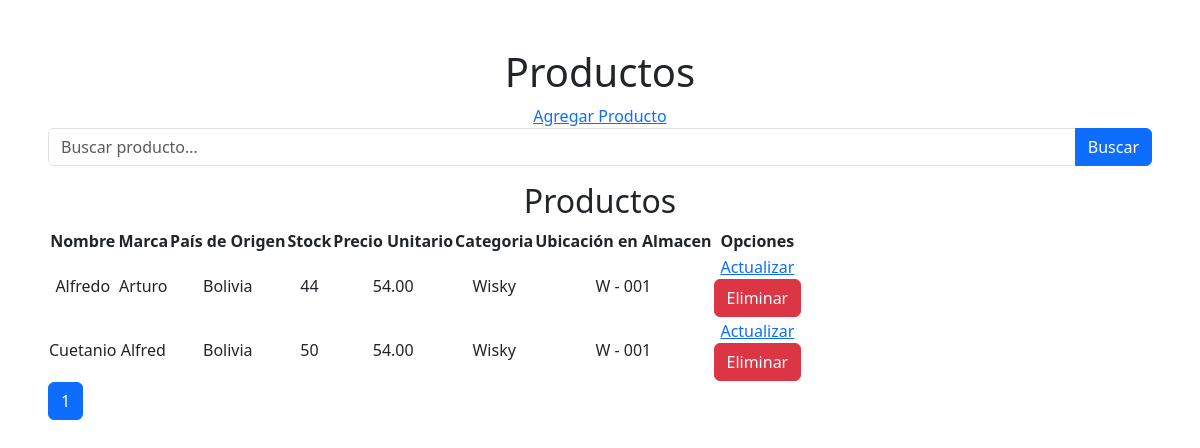
The page /productos/index_producto/ on the database its author committed.
### apps/productos/models.py (models this page shows, shortened)
class Productos(models.Model):
    proveedor_id = models.ForeignKey('inventario.Proveedores', on_delete=models.CASCADE)
    categoria_id = models.ForeignKey(Categorias, on_delete=models.SET_NULL, null=True)
    ubicacion_id = models.ForeignKey(Ubicacion, on_delete=models.SET_NULL, null=True)
    stock = models.IntegerField()
    nombre = models.CharField(max_length=80)
    marca = models.CharField(max_length=50)
    origen = models.CharField(max_length=50)
    precio_unitario = models.DecimalField(max_digits=10, decimal_places=2)

class Categorias(models.Model):
    nombre = models.CharField(max_length=50)
    descripcion = models.CharField(max_length=150, null=True)

class Ubicacion(models.Model):
    nombre = models.CharField(max_length=50)
    detalle = models.CharField(max_length=100)
    class Meta:
        verbose_name_plural = "Categorías de Productos"

### apps/productos/views.py (the view)
# urls.py: path('index_producto/', views.index_producto, name='index_producto'),
def index_producto(request):
    query = request.GET.get ('search', '')
    lista_productos = Productos.objects.all().order_by("nombre")
    if query:
        lista_productos = lista_productos.filter(
            Q(nombre__icontains=query) |
            Q(categoria_id__nombre__icontains=query) |
            Q(marca__icontains=query)
        )
    paginacion = Paginator(lista_productos, 10)
    numero_pagina = request.GET.get('page')
    productos = paginacion.get_page(numero_pagina)
    context = {
        "productos": productos,
    }
    return render(request, 'productos/index_producto.html', context)

### templates/productos/index_producto.html (shortened to what this page needs)
{% extends 'base.html' %}
{% load static %}
{% block content %}
<div class="p-5 text-center">
    <h1>Productos</h1>
    <a href="{% url 'productos:crear_producto' %}">Agregar Producto</a>
    <form method="get" class="mb-3">
        <div class="input-group">
            <input
                type="text"
                name="search"
                class="form-control"
                placeholder="Buscar producto..."
                value="{{ query }}"
            >
            <button class="btn btn-primary" type="submit">
                Buscar
            </button>
        </div>
    </form>
    <h2>Productos</h2>
    <table>
        <thead>
            <tr>
                <th>Nombre</th>
                <th>Marca</th>
                <th>País de Origen</th>
                <th>Stock</th>
                <th>Precio Unitario</th>
                <th>Categoria</th>
                <th>Ubicación en Almacen</th>
                <th>Opciones</th>
            </tr>
        </thead>
        <tbody>
            {% for producto in productos %}
            <tr>
                <td>{{ producto.nombre }}</td>
                <td>{{ producto.marca }}</td>
                <td>{{ producto.origen }}</td>
                <td>{{ producto.stock }}</td>
                <td>{{ producto.precio_unitario}}</td>
                <td>{{ producto.categoria_id.nombre }}</td>
                <td>{{ producto.ubicacion_id.nombre }}</td>
                <td>
                    <a href="{% url 'productos:editar_producto' producto.id %}">Actualizar</a>
                    <form method="post" action="{% url 'productos:eliminar_producto' producto.id %}"
                        onsubmit="return confirm('¿Seguro que deseas eliminar este registro?');">
                        <button type="submit" class="btn btn-danger">
                            Eliminar
                        </button>
                    </form>
                </td>
            </tr>
            {% empty %}
            <tr><td colspan="4">No hay productos</td></tr>
            {% endfor %}
        </tbody>
    </table>
    <nav>
        <ul class="pagination">
            {% for num in productos.paginator.page_range %}
                {% if productos.number == num %}
                    <li class="page-item active">
                        <span class="page-link">{{ num }}</span>
                    </li>
                {% else %}
                    <li class="page-item">
                        <a class="page-link" href="?page={{ num }}">{{ num }}</a>
                    </li>
                {% endif %}
            {% endfor %}
        </ul>
    </nav>
{% endblock %}

### rows shown on the page
Productos: nombre "Alfredo", marca "Arturo", origen "Bolivia", stock "44", precio_unitario "54.00", categoria_id.nombre "Wisky", ubicacion_id.nombre "W - 001"
Productos: nombre "Cuetanio", marca "Alfred", origen "Bolivia", stock "50", precio_unitario "54.00", categoria_id.nombre "Wisky", ubicacion_id.nombre "W - 001"

### other values the page prints
{{ num }} "1"
